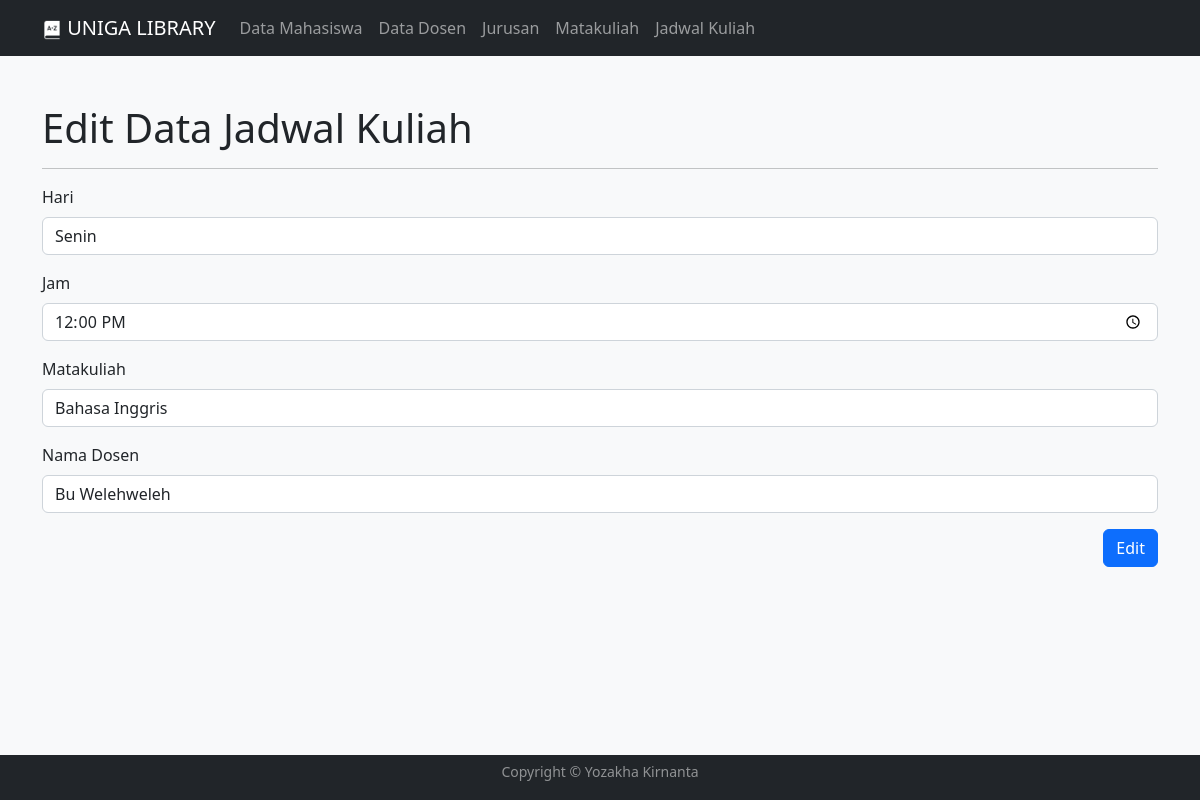
/perpusuniga_21510015/ubah-jadwalkuliah.php?id_jadwal=5, run on the app's committed database.
### tables this page shows
CREATE TABLE `t_jadwalkuliah` (
  `id_jadwal` int(4) NOT NULL,
  `hari` enum('Senin','Selasa','Rabu','Kamis','Jumat') NOT NULL,
  `jam` time NOT NULL,
  `id_matkul` int(11) NOT NULL,
  `id_dosen` int(11) NOT NULL
);

CREATE TABLE `t_matakuliah` (
  `id_matkul` int(4) NOT NULL,
  `nama_matkul` varchar(30) NOT NULL
);

CREATE TABLE `t_dosen` (
  `id_dosen` int(4) NOT NULL,
  `nama_dosen` varchar(30) NOT NULL,
  `alamat` text NOT NULL,
  `telepon` varchar(13) NOT NULL
);

### perpusuniga_21510015/config/controller.php (called while the page is built, shortened)
<?php
function select($query){
    global $koneksi;
    $result = mysqli_query($koneksi, $query);
    $rows = [];
    while ($row = mysqli_fetch_assoc($result)){
        $rows[] = $row;
    }
    return $rows;
}

### perpusuniga_21510015/ubah-jadwalkuliah.php (the view, shortened to what this page needs)
<?php
include "layout/header.php";
$id_jadwal = $_GET ['id_jadwal'];
$jadwalkuliah = select ("SELECT * FROM t_jadwalkuliah WHERE id_jadwal = $id_jadwal")[0];
$getmat = mysqli_query($koneksi, "SELECT * FROM t_matakuliah");
$getdos = mysqli_query($koneksi, "SELECT * FROM t_dosen");
?>
<body>
    <div class="container mt-5">
        <h1>Edit Data Jadwal Kuliah</h1>
        <hr>
        <form action="" method="post">
            <div class="mb-3">
                <label for="hari" class="form-label">Hari</label>
                <select name="hari" id="hari" class="form-control" required>
                    <?php  $hari = $jadwalkuliah['hari'];?>
                    <option value="Senin" <?= $hari == 'Senin' ? 'selected' : null ?>>Senin</option>
                </select>
            </div>
            <div class="mb-3">
                <label for="jam" class="form-label">Jam</label>
                <input type="time" class="form-control" id="jam" name="jam" value="<?= $jadwalkuliah['jam']; ?>"
                    required>
            </div>
            <div class="mb-3">
                <label for="select" class="form-label">Matakuliah</label>
                <select name="id_matkul" id="id_matkul" class="form-control">
                    <?php
                            while($mat=mysqli_fetch_array($getmat)){?>
                    <option value="<?=$mat['id_matkul']?>"
                    <?=$jadwalkuliah['id_matkul'] == $mat['id_matkul'] ? 'selected' : null ?>
                    ><?=$mat['nama_matkul']?> </option>
                    <?php }?>
                </select>
            </div>
            <div class="mb-3">
                <label for="select" class="form-label">Nama Dosen</label>
                <select name="id_dosen" id="id_dosen" class="form-control">
                    <?php
                            while($dos=mysqli_fetch_array($getdos)){?>
                    <option value="<?=$dos['id_dosen']?>"
                    <?=$jadwalkuliah['id_dosen'] == $dos['id_dosen'] ? 'selected' : null ?>
                    ><?=$dos['nama_dosen']?> </option>
                    <?php }?>
                </select>
            </div>
            <button type="submit" name="edit" class="btn btn-primary" style="float: right;">Edit</button>
        </form>
    </div>
    <?php include "layout/footer.php"; ?>

### perpusuniga_21510015/layout/header.php (style rules this page uses)
:root { --bs-body-bg: #f8f9fa; }

### data on the page
t_jadwalkuliah: hari "Senin", jam "12:00:00", id_matkul "Bahasa Inggris", id_dosen "Bu Welehweleh"
